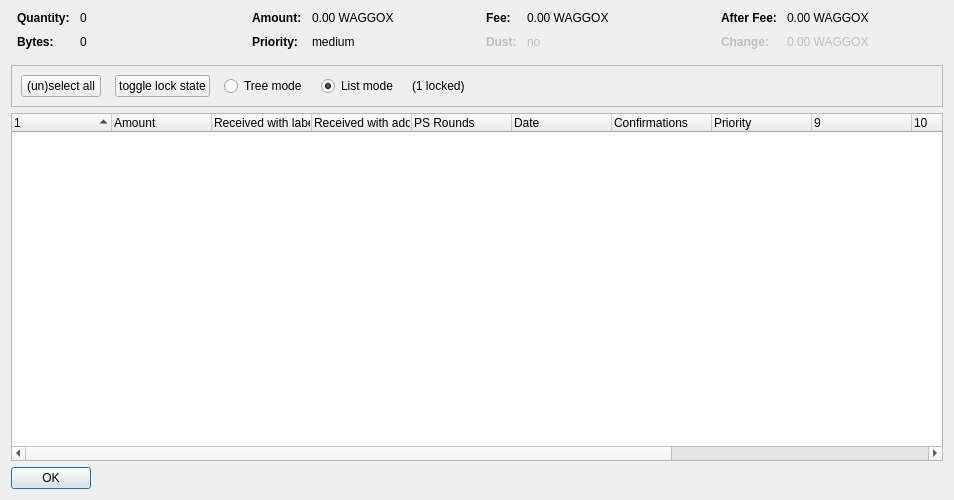
<?xml version="1.0" encoding="UTF-8"?>
<ui version="4.0">
 <class>CoinControlDialog</class>
 <widget class="QDialog" name="CoinControlDialog">
  <property name="geometry">
   <rect>
    <x>0</x>
    <y>0</y>
    <width>954</width>
    <height>500</height>
   </rect>
  </property>
  <property name="windowTitle">
   <string>Coin Selection</string>
  </property>
  <layout class="QVBoxLayout" name="verticalLayout">
   <item>
    <layout class="QHBoxLayout" name="horizontalLayoutTop" stretch="0,0,0,0">
     <property name="topMargin">
      <number>0</number>
     </property>
     <property name="bottomMargin">
      <number>10</number>
     </property>
     <item>
      <layout class="QFormLayout" name="formLayoutCoinControl1">
       <property name="horizontalSpacing">
        <number>10</number>
       </property>
       <property name="verticalSpacing">
        <number>10</number>
       </property>
       <property name="leftMargin">
        <number>6</number>
       </property>
       <property name="rightMargin">
        <number>6</number>
       </property>
       <item row="0" column="0">
        <widget class="QLabel" name="labelCoinControlQuantityText">
         <property name="font">
          <font>
           <weight>75</weight>
           <bold>true</bold>
          </font>
         </property>
         <property name="text">
          <string>Quantity:</string>
         </property>
        </widget>
       </item>
       <item row="0" column="1">
        <widget class="QLabel" name="labelCoinControlQuantity">
         <property name="cursor">
          <cursorShape>IBeamCursor</cursorShape>
         </property>
         <property name="contextMenuPolicy">
          <enum>Qt::ActionsContextMenu</enum>
         </property>
         <property name="text">
          <string notr="true">0</string>
         </property>
         <property name="textInteractionFlags">
          <set>Qt::LinksAccessibleByMouse|Qt::TextSelectableByKeyboard|Qt::TextSelectableByMouse</set>
         </property>
        </widget>
       </item>
       <item row="1" column="0">
        <widget class="QLabel" name="labelCoinControlBytesText">
         <property name="font">
          <font>
           <weight>75</weight>
           <bold>true</bold>
          </font>
         </property>
         <property name="text">
          <string>Bytes:</string>
         </property>
        </widget>
       </item>
       <item row="1" column="1">
        <widget class="QLabel" name="labelCoinControlBytes">
         <property name="cursor">
          <cursorShape>IBeamCursor</cursorShape>
         </property>
         <property name="contextMenuPolicy">
          <enum>Qt::ActionsContextMenu</enum>
         </property>
         <property name="text">
          <string notr="true">0</string>
         </property>
         <property name="textInteractionFlags">
          <set>Qt::LinksAccessibleByMouse|Qt::TextSelectableByKeyboard|Qt::TextSelectableByMouse</set>
         </property>
        </widget>
       </item>
      </layout>
     </item>
     <item>
      <layout class="QFormLayout" name="formLayoutCoinControl2">
       <property name="horizontalSpacing">
        <number>10</number>
       </property>
       <property name="verticalSpacing">
        <number>10</number>
       </property>
       <property name="leftMargin">
        <number>6</number>
       </property>
       <property name="rightMargin">
        <number>6</number>
       </property>
       <item row="0" column="0">
        <widget class="QLabel" name="labelCoinControlAmountText">
         <property name="font">
          <font>
           <weight>75</weight>
           <bold>true</bold>
          </font>
         </property>
         <property name="text">
          <string>Amount:</string>
         </property>
        </widget>
       </item>
       <item row="0" column="1">
        <widget class="QLabel" name="labelCoinControlAmount">
         <property name="cursor">
          <cursorShape>IBeamCursor</cursorShape>
         </property>
         <property name="contextMenuPolicy">
          <enum>Qt::ActionsContextMenu</enum>
         </property>
         <property name="text">
          <string notr="true">0.00 WAGGOX</string>
         </property>
         <property name="textInteractionFlags">
          <set>Qt::LinksAccessibleByMouse|Qt::TextSelectableByKeyboard|Qt::TextSelectableByMouse</set>
         </property>
        </widget>
       </item>
       <item row="1" column="0">
        <widget class="QLabel" name="labelCoinControlPriorityText">
         <property name="font">
          <font>
           <weight>75</weight>
           <bold>true</bold>
          </font>
         </property>
         <property name="text">
          <string>Priority:</string>
         </property>
        </widget>
       </item>
       <item row="1" column="1">
        <widget class="QLabel" name="labelCoinControlPriority">
         <property name="cursor">
          <cursorShape>IBeamCursor</cursorShape>
         </property>
         <property name="contextMenuPolicy">
          <enum>Qt::ActionsContextMenu</enum>
         </property>
         <property name="text">
          <string>medium</string>
         </property>
         <property name="textInteractionFlags">
          <set>Qt::LinksAccessibleByMouse|Qt::TextSelectableByKeyboard|Qt::TextSelectableByMouse</set>
         </property>
        </widget>
       </item>
      </layout>
     </item>
     <item>
      <layout class="QFormLayout" name="formLayoutCoinControl3">
       <property name="horizontalSpacing">
        <number>10</number>
       </property>
       <property name="verticalSpacing">
        <number>10</number>
       </property>
       <property name="leftMargin">
        <number>6</number>
       </property>
       <property name="rightMargin">
        <number>6</number>
       </property>
       <item row="0" column="0">
        <widget class="QLabel" name="labelCoinControlFeeText">
         <property name="font">
          <font>
           <weight>75</weight>
           <bold>true</bold>
          </font>
         </property>
         <property name="text">
          <string>Fee:</string>
         </property>
        </widget>
       </item>
       <item row="0" column="1">
        <widget class="QLabel" name="labelCoinControlFee">
         <property name="cursor">
          <cursorShape>IBeamCursor</cursorShape>
         </property>
         <property name="contextMenuPolicy">
          <enum>Qt::ActionsContextMenu</enum>
         </property>
         <property name="text">
          <string notr="true">0.00 WAGGOX</string>
         </property>
         <property name="textInteractionFlags">
          <set>Qt::LinksAccessibleByMouse|Qt::TextSelectableByKeyboard|Qt::TextSelectableByMouse</set>
         </property>
        </widget>
       </item>
       <item row="1" column="0">
        <widget class="QLabel" name="labelCoinControlLowOutputText">
         <property name="enabled">
          <bool>false</bool>
         </property>
         <property name="font">
          <font>
           <weight>75</weight>
           <bold>true</bold>
          </font>
         </property>
         <property name="text">
          <string>Dust:</string>
         </property>
        </widget>
       </item>
       <item row="1" column="1">
        <widget class="QLabel" name="labelCoinControlLowOutput">
         <property name="enabled">
          <bool>false</bool>
         </property>
         <property name="cursor">
          <cursorShape>IBeamCursor</cursorShape>
         </property>
         <property name="contextMenuPolicy">
          <enum>Qt::ActionsContextMenu</enum>
         </property>
         <property name="text">
          <string>no</string>
         </property>
         <property name="textInteractionFlags">
          <set>Qt::LinksAccessibleByMouse|Qt::TextSelectableByKeyboard|Qt::TextSelectableByMouse</set>
         </property>
        </widget>
       </item>
      </layout>
     </item>
     <item>
      <layout class="QFormLayout" name="formLayoutCoinControl4">
       <property name="horizontalSpacing">
        <number>10</number>
       </property>
       <property name="verticalSpacing">
        <number>10</number>
       </property>
       <property name="leftMargin">
        <number>6</number>
       </property>
       <property name="rightMargin">
        <number>6</number>
       </property>
       <item row="0" column="0">
        <widget class="QLabel" name="labelCoinControlAfterFeeText">
         <property name="font">
          <font>
           <weight>75</weight>
           <bold>true</bold>
          </font>
         </property>
         <property name="text">
          <string>After Fee:</string>
         </property>
        </widget>
       </item>
       <item row="0" column="1">
        <widget class="QLabel" name="labelCoinControlAfterFee">
         <property name="cursor">
          <cursorShape>IBeamCursor</cursorShape>
         </property>
         <property name="contextMenuPolicy">
          <enum>Qt::ActionsContextMenu</enum>
         </property>
         <property name="text">
          <string notr="true">0.00 WAGGOX</string>
         </property>
         <property name="textInteractionFlags">
          <set>Qt::LinksAccessibleByMouse|Qt::TextSelectableByKeyboard|Qt::TextSelectableByMouse</set>
         </property>
        </widget>
       </item>
       <item row="1" column="0">
        <widget class="QLabel" name="labelCoinControlChangeText">
         <property name="enabled">
          <bool>false</bool>
         </property>
         <property name="font">
          <font>
           <weight>75</weight>
           <bold>true</bold>
          </font>
         </property>
         <property name="text">
          <string>Change:</string>
         </property>
        </widget>
       </item>
       <item row="1" column="1">
        <widget class="QLabel" name="labelCoinControlChange">
         <property name="enabled">
          <bool>false</bool>
         </property>
         <property name="cursor">
          <cursorShape>IBeamCursor</cursorShape>
         </property>
         <property name="contextMenuPolicy">
          <enum>Qt::ActionsContextMenu</enum>
         </property>
         <property name="text">
          <string notr="true">0.00 WAGGOX</string>
         </property>
         <property name="textInteractionFlags">
          <set>Qt::LinksAccessibleByMouse|Qt::TextSelectableByKeyboard|Qt::TextSelectableByMouse</set>
         </property>
        </widget>
       </item>
      </layout>
     </item>
    </layout>
   </item>
   <item>
    <widget class="QFrame" name="frame">
     <property name="minimumSize">
      <size>
       <width>0</width>
       <height>40</height>
      </size>
     </property>
     <property name="frameShape">
      <enum>QFrame::StyledPanel</enum>
     </property>
     <property name="frameShadow">
      <enum>QFrame::Sunken</enum>
     </property>
     <layout class="QHBoxLayout" name="horizontalLayout">
      <item>
       <layout class="QHBoxLayout" name="horizontalLayoutPanel" stretch="0,0,0,0,0,0">
        <property name="spacing">
         <number>14</number>
        </property>
        <item>
         <widget class="QPushButton" name="pushButtonSelectAll">
          <property name="sizePolicy">
           <sizepolicy hsizetype="Maximum" vsizetype="Fixed">
            <horstretch>0</horstretch>
            <verstretch>0</verstretch>
           </sizepolicy>
          </property>
          <property name="text">
           <string>(un)select all</string>
          </property>
          <property name="autoDefault">
           <bool>false</bool>
          </property>
         </widget>
        </item>
        <item>
         <widget class="QPushButton" name="pushButtonToggleLock">
          <property name="sizePolicy">
           <sizepolicy hsizetype="Maximum" vsizetype="Fixed">
            <horstretch>0</horstretch>
            <verstretch>0</verstretch>
           </sizepolicy>
          </property>
          <property name="text">
           <string>toggle lock state</string>
          </property>
          <property name="autoDefault">
           <bool>false</bool>
          </property>
         </widget>
        </item>
        <item>
         <widget class="QRadioButton" name="radioTreeMode">
          <property name="sizePolicy">
           <sizepolicy hsizetype="Maximum" vsizetype="Fixed">
            <horstretch>0</horstretch>
            <verstretch>0</verstretch>
           </sizepolicy>
          </property>
          <property name="text">
           <string>Tree mode</string>
          </property>
         </widget>
        </item>
        <item>
         <widget class="QRadioButton" name="radioListMode">
          <property name="sizePolicy">
           <sizepolicy hsizetype="Maximum" vsizetype="Fixed">
            <horstretch>0</horstretch>
            <verstretch>0</verstretch>
           </sizepolicy>
          </property>
          <property name="text">
           <string>List mode</string>
          </property>
          <property name="checked">
           <bool>true</bool>
          </property>
         </widget>
        </item>
        <item>
         <widget class="QLabel" name="labelLocked">
          <property name="text">
           <string>(1 locked)</string>
          </property>
         </widget>
        </item>
        <item>
         <spacer name="horizontalSpacer">
          <property name="orientation">
           <enum>Qt::Horizontal</enum>
          </property>
          <property name="sizeHint" stdset="0">
           <size>
            <width>40</width>
            <height>20</height>
           </size>
          </property>
         </spacer>
        </item>
       </layout>
      </item>
     </layout>
    </widget>
   </item>
   <item>
    <widget class="CoinControlTreeWidget" name="treeWidget">
     <property name="contextMenuPolicy">
      <enum>Qt::CustomContextMenu</enum>
     </property>
     <property name="sortingEnabled">
      <bool>false</bool>
     </property>
     <property name="columnCount">
      <number>13</number>
     </property>
     <attribute name="headerShowSortIndicator" stdset="0">
      <bool>true</bool>
     </attribute>
     <attribute name="headerStretchLastSection">
      <bool>false</bool>
     </attribute>
     <column>
      <property name="text">
       <string/>
      </property>
     </column>
     <column>
      <property name="text">
       <string>Amount</string>
      </property>
     </column>
     <column>
      <property name="text">
       <string>Received with label</string>
      </property>
     </column>
     <column>
      <property name="text">
       <string>Received with address</string>
      </property>
     </column>
     <column>
      <property name="text">
       <string>PS Rounds</string>
      </property>
     </column>
     <column>
      <property name="text">
       <string>Date</string>
      </property>
     </column>
     <column>
      <property name="text">
       <string>Confirmations</string>
      </property>
      <property name="toolTip">
       <string>Confirmed</string>
      </property>
     </column>
     <column>
      <property name="text">
       <string>Priority</string>
      </property>
     </column>
     <column>
      <property name="text">
       <string/>
      </property>
     </column>
     <column>
      <property name="text">
       <string/>
      </property>
     </column>
     <column>
      <property name="text">
       <string/>
      </property>
     </column>
     <column>
      <property name="text">
       <string/>
      </property>
     </column>
     <column>
      <property name="text">
       <string/>
      </property>
     </column>
    </widget>
   </item>
   <item>
    <widget class="QDialogButtonBox" name="buttonBox">
     <property name="sizePolicy">
      <sizepolicy hsizetype="Maximum" vsizetype="Fixed">
       <horstretch>0</horstretch>
       <verstretch>0</verstretch>
      </sizepolicy>
     </property>
     <property name="orientation">
      <enum>Qt::Horizontal</enum>
     </property>
     <property name="standardButtons">
      <set>QDialogButtonBox::Ok</set>
     </property>
    </widget>
   </item>
  </layout>
 </widget>
 <customwidgets>
  <customwidget>
   <class>CoinControlTreeWidget</class>
   <extends>QTreeWidget</extends>
   <header>coincontroltreewidget.h</header>
  </customwidget>
 </customwidgets>
 <resources/>
 <connections/>
</ui>
